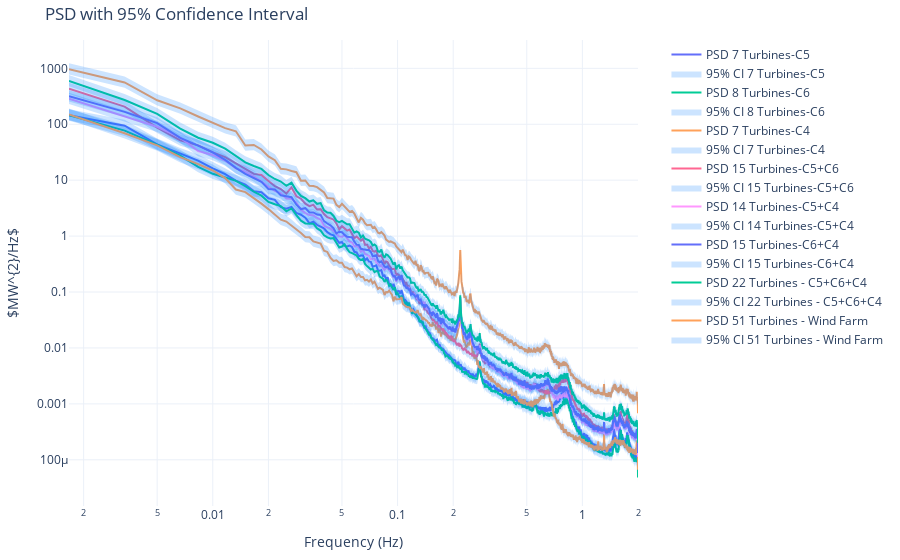

Notebook cell for this chart:
### Code cell
#----------PARAMETERS-----------------------
#welch function
fs=1/.25 # sampling frequency
tam_bloco=2400 #block segmentation for welch function
tapper='boxcar' #window function
ov=tam_bloco//2 #overlap


#confidence interval
overlap_fraction=ov/tam_bloco #overlap fraction for cvanfidence interval
cl=0.05 #confidence interval

#Block segmentation for pandas
eq='10T' # 10 minutes block segmentation for pandas


# Data selection
data_start="2020-08-14 00:00:00.000" #starting date
data_end="2020-08-14 23:59:59.999" #ending date
lista=[cdvc5,cdvc6,cdvc4,cdvc5c6,cdvc6c4,cdvc5c4,cdvc5c6c4,parque] #dataset list
legenda=['7 Turbines-C5','8 Turbines-C6','7 Turbines-C4','15 Turbines-C5+C6','14 Turbines-C5+C4',
        '15 Turbines-C6+C4','22 Turbines - C5+C6+C4','51 Turbines - Wind Farm'] #legend for the plot

#other
op=False# Data normalization option

#---------STORAGE VARIABLES-------------------------------
psd_dataframe=pd.DataFrame(columns=legenda) #PSD
pot_utilizada_lista=[] # Wind power data used for PSD list
pot_utilizada_dataframe=pd.DataFrame(columns=legenda) # Wind power data used for PSD 
var_psd_lista=[] #PSD variance list 
var_psd_dataframe=pd.DataFrame(columns=legenda) #PSD variance
lower_bound_dataframe=pd.DataFrame(columns=legenda) #lower bound confidence inveval
upper_bound_dataframe=pd.DataFrame(columns=legenda) #Upper bound confidence inveval



#----------CODE-------------------------------------------
for numero,dataset in enumerate(lista):
    mask=(dataset.index>=data_start) & (dataset.index<=data_end)
    
    if op:
  
        y=dataset[mask]["Potência Ativa Total Méd."]/10**6
        p=y/(y.mean())
    
    else:
        p=dataset[mask]["Potência Ativa Total Méd."]/10**6
    q=p
           
    #PSD
    pot_utilizada_lista.append(q)
    pot_utilizada_dataframe[legenda[numero]]=p
    q=q-q.mean()
    freq,psd=signal.welch(q.ravel(),fs,nperseg=tam_bloco,noverlap=ov,window=tapper,nfft=tam_bloco,detrend='constant',scaling='density')
    
    #Confidence interval
    k_eff=(len(q)/tam_bloco)*(1/1-overlap_fraction)
    dof=2*k_eff
    chi2_lower = chi2.ppf(cl / 2, dof)
    chi2_upper = chi2.ppf(1 - cl / 2, dof)
    lower_bound = dof * psd / chi2_upper
    upper_bound = dof * psd / chi2_lower
    
    
    #Result Storage
    psd_dataframe[legenda[numero]]=psd
    lower_bound_dataframe[legenda[numero]]=lower_bound
    upper_bound_dataframe[legenda[numero]]=upper_bound
    var_psd_lista.append(psd.sum()*(freq[1]-freq[0]))

    
    
    
psd_dataframe.set_index(freq,inplace=True)
lower_bound_dataframe.set_index(freq,inplace=True)
upper_bound_dataframe.set_index(freq,inplace=True)
var_psd=pd.DataFrame(var_psd_lista,index=legenda,columns=['var PSD']).T
var_st=(pot_utilizada_dataframe.resample(eq).var(ddof=0).mean()).to_frame(name='var ST').T
var_dataframe=pd.concat([var_st,var_psd])



#----------PLOTS------------------------------------------- 

fig = go.Figure()


for legenda_nome in legenda:
    # PSD
    fig.add_trace(go.Scatter(
        x=psd_dataframe.index[1:],
        y=psd_dataframe[legenda_nome].iloc[1:],
        mode='lines',
        name=f'PSD {legenda_nome}'
    ))

    # Confidence Interval
    fig.add_trace(go.Scatter(
        x=np.concatenate([psd_dataframe.index[1:],psd_dataframe.index[:0:-1]]),
        y=np.concatenate([lower_bound_dataframe[legenda_nome].iloc[1:], upper_bound_dataframe[legenda_nome].iloc[:0:-1]]),
        fill='toself',
        fillcolor='rgba(0, 123, 255, 0.2)',
        line=dict(color='rgba(255,255,255,0)'),
        hoverinfo="skip",
        showlegend=True,  # don't add legend for each fill
        name=f'95% CI {legenda_nome}'
    ))


fig.update_xaxes(type='log', title_text='Frequency (Hz)')
fig.update_yaxes(type='log', title_text='$MW^{2}/Hz$')


fig.update_layout(
    title='PSD with 95% Confidence Interval',
    template='plotly_white',
    legend=dict(x=1.05, y=1),  # move legend outside
    margin=dict(l=40, r=40, t=40, b=40)
)

# fig.show()

### Figure 1 — Plotly figure (JSON) as saved in the notebook; plotly's stock layout.template omitted (floating-point values rounded to 4 significant figures; data arrays with more than 128 entries replaced by an {"elided": "..."} marker saying what was removed)
{"data": [{"mode": "lines", "name": "PSD 7 Turbines-C5", "type": "scatter", "x": {"elided": "1200 float values"}, "y": {"elided": "1200 float values"}}, {"fill": "toself", "fillcolor": "rgba(0, 123, 255, 0.2)", "hoverinfo": "skip", "line": {"color": "rgba(255,255,255,0)"}, "name": "95% CI 7 Turbines-C5", "showlegend": true, "type": "scatter", "x": {"elided": "2400 float values"}, "y": {"elided": "2400 float values"}}, {"mode": "lines", "name": "PSD 8 Turbines-C6", "type": "scatter", "x": {"elided": "1200 float values"}, "y": {"elided": "1200 float values"}}, {"fill": "toself", "fillcolor": "rgba(0, 123, 255, 0.2)", "hoverinfo": "skip", "line": {"color": "rgba(255,255,255,0)"}, "name": "95% CI 8 Turbines-C6", "showlegend": true, "type": "scatter", "x": {"elided": "2400 float values"}, "y": {"elided": "2400 float values"}}, {"mode": "lines", "name": "PSD 7 Turbines-C4", "type": "scatter", "x": {"elided": "1200 float values"}, "y": {"elided": "1200 float values"}}, {"fill": "toself", "fillcolor": "rgba(0, 123, 255, 0.2)", "hoverinfo": "skip", "line": {"color": "rgba(255,255,255,0)"}, "name": "95% CI 7 Turbines-C4", "showlegend": true, "type": "scatter", "x": {"elided": "2400 float values"}, "y": {"elided": "2400 float values"}}, {"mode": "lines", "name": "PSD 15 Turbines-C5+C6", "type": "scatter", "x": {"elided": "1200 float values"}, "y": {"elided": "1200 float values"}}, {"fill": "toself", "fillcolor": "rgba(0, 123, 255, 0.2)", "hoverinfo": "skip", "line": {"color": "rgba(255,255,255,0)"}, "name": "95% CI 15 Turbines-C5+C6", "showlegend": true, "type": "scatter", "x": {"elided": "2400 float values"}, "y": {"elided": "2400 float values"}}, {"mode": "lines", "name": "PSD 14 Turbines-C5+C4", "type": "scatter", "x": {"elided": "1200 float values"}, "y": {"elided": "1200 float values"}}, {"fill": "toself", "fillcolor": "rgba(0, 123, 255, 0.2)", "hoverinfo": "skip", "line": {"color": "rgba(255,255,255,0)"}, "name": "95% CI 14 Turbines-C5+C4", "showlegend": true, "type": "scatter", "x": {"elided": "2400 float values"}, "y": {"elided": "2400 float values"}}, {"mode": "lines", "name": "PSD 15 Turbines-C6+C4", "type": "scatter", "x": {"elided": "1200 float values"}, "y": {"elided": "1200 float values"}}, {"fill": "toself", "fillcolor": "rgba(0, 123, 255, 0.2)", "hoverinfo": "skip", "line": {"color": "rgba(255,255,255,0)"}, "name": "95% CI 15 Turbines-C6+C4", "showlegend": true, "type": "scatter", "x": {"elided": "2400 float values"}, "y": {"elided": "2400 float values"}}, {"mode": "lines", "name": "PSD 22 Turbines - C5+C6+C4", "type": "scatter", "x": {"elided": "1200 float values"}, "y": {"elided": "1200 float values"}}, {"fill": "toself", "fillcolor": "rgba(0, 123, 255, 0.2)", "hoverinfo": "skip", "line": {"color": "rgba(255,255,255,0)"}, "name": "95% CI 22 Turbines - C5+C6+C4", "showlegend": true, "type": "scatter", "x": {"elided": "2400 float values"}, "y": {"elided": "2400 float values"}}, {"mode": "lines", "name": "PSD 51 Turbines - Wind Farm", "type": "scatter", "x": {"elided": "1200 float values"}, "y": {"elided": "1200 float values"}}, {"fill": "toself", "fillcolor": "rgba(0, 123, 255, 0.2)", "hoverinfo": "skip", "line": {"color": "rgba(255,255,255,0)"}, "name": "95% CI 51 Turbines - Wind Farm", "showlegend": true, "type": "scatter", "x": {"elided": "2400 float values"}, "y": {"elided": "2400 float values"}}], "layout": {"legend": {"x": 1.05, "y": 1}, "margin": {"b": 40, "l": 40, "r": 40, "t": 40}, "title": {"text": "PSD with 95% Confidence Interval"}, "xaxis": {"title": {"text": "Frequency (Hz)"}, "type": "log"}, "yaxis": {"title": {"text": "$MW^{2}/Hz$"}, "type": "log"}}}
